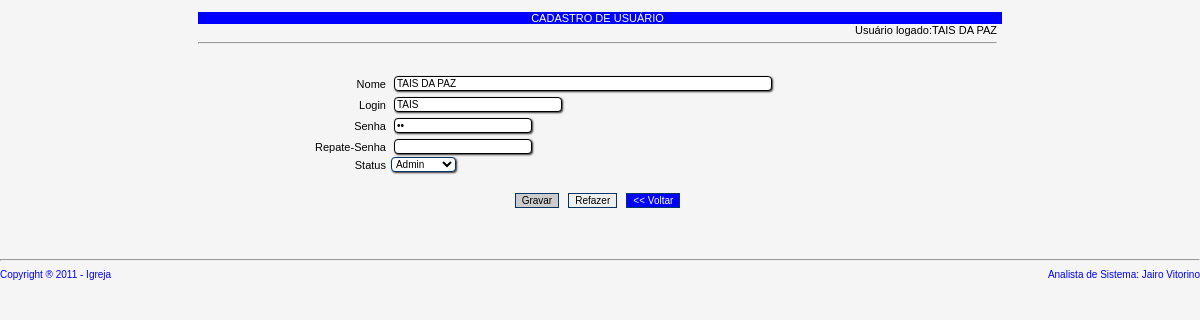
The app's page /usuario_alt.php (signed in) with its own data.
### tables this page shows
CREATE TABLE IF NOT EXISTS `usuarios` (
  `pk_usuario` int(11) NOT NULL AUTO_INCREMENT,
  `nm_usuario` varchar(50) NOT NULL,
  `nm_login` varchar(50) NOT NULL,
  `nm_senha` varchar(60) NOT NULL,
  `fk_status` int(11) NOT NULL DEFAULT '1',
  `nu_matricula` int(11) NOT NULL,
  `dt_cadastro` date NOT NULL,
  PRIMARY KEY (`pk_usuario`),
  KEY `fk_status` (`fk_status`)
);

CREATE TABLE IF NOT EXISTS `status` (
  `pk_status` int(11) NOT NULL AUTO_INCREMENT,
  `cl_status` varchar(1) NOT NULL,
  `nm_status` varchar(50) NOT NULL,
  PRIMARY KEY (`pk_status`)
);

### usuario_alt.php (the view, shortened to what this page needs)
<html>
<head>
</head>
<link rel="stylesheet" href="css/textos.css" type="text/css">
<link rel="stylesheet" href="css/filadelfia.css" type="text/css">
<link rel="stylesheet" href="css/estilo.css" type="text/css">
<body bgcolor="#F5F5F5" onLoad="javascript:caixas()">
<?php
$nm_usuario = $_SESSION["user"];
?>
<form name="form1" method="post" action="classes/interface.php" onSubmit="valida_dados(this)">
  <table width="67%" border="0" cellspacing="0" cellpadding="0" align="center">
  <tr>
      <td colspan="2" class="labelDireita">&nbsp;</td>
    </tr>
	<tr>
      <td colspan="6" class="labelCentro" bgcolor="#0000FF"><div align="center"><font color="#FFFFFF">CADASTRO
          DE USU&Aacute;RIO</font></div></td>
    </tr>
   <tr>
      <td colspan="2" class="labelDireita">Usu&aacute;rio logado:<?php echo $nm_usuario;?></td>
    </tr>
	<tr>
      <td colspan="2" class="labelDireita"><hr></td>
    </tr>
    <tr>
      <td colspan="2" class="labelCentro">&nbsp;</td>
    </tr>
    <tr>
      <td colspan="2" class="labelEsquerda">&nbsp;</div></font></td>
    </tr>
	 <?php
	$pk_usuario = $_SESSION["pk_usuario_session"];
	$sql = mysql_query("SELECT * FROM usuarios,status WHERE usuarios.fk_status = status.pk_status AND pk_usuario = ".$pk_usuario." ");
	$row = mysql_num_rows($sql);
	for ($z = 0; $z < $row; $z++){
	?>
    <tr>
      <td class="labelDireita">Nome</td>
      <td class="labelEsquerda"><input name="nm_usuario_cadastro" type="text" value="<?php echo mysql_result($sql, $z, "nm_usuario");?>" id="nm_usuario_cadastro" size="60" maxlength="50">
      </td>
    </tr>
    <tr>
      <td class="labelDireita">Login</td>
      <td class="labelEsquerda"><input name="nm_login" type="text" value="<?php echo mysql_result($sql, $z, "nm_login");?>" id="nm_login" size="25" maxlength="15"></td>
    </tr>
    <tr>
      <td width="24%" class="labelDireita">Senha</td>
      <td width="76%" class="labelEsquerda"><input name="nm_senha" type="password" id="nm_senha" value="<?php echo mysql_result($sql, $z, "nm_senha");?>" size="20" maxlength="50"></td>
    </tr>
    <tr>
      <td class="labelDireita">Repate-Senha</td>
      <td class="labelEsquerda"><input name="re_senha" type="password" id="re_senha" size="20" maxlength="50"></td>
    </tr>
    <tr>
      <td class="labelDireita">Status</td>
      <td class="labelEsquerda"><select name="fk_status" id="fk_status">
          <option value="<?php echo mysql_result($sql, $z, "fk_status");?>"><?php echo mysql_result($sql, $z, "nm_status");?></option>
        </select></td>
    </tr>
	<?php }?>
    <tr>
      <td>&nbsp;</td>
      <td><input name="alterarUsuario" type="hidden" id="alterarUsuario" value="alterarUsuario" >
        <input name="pk_usuario" type="hidden" id="pk_usuario" value="<?php echo $pk_usuario;?>" ></td>
    </tr>
    <tr>
      <td colspan="2" class="labelCentro"><input name="grava" type="submit" id="grava" value="Gravar">
        <input name="refaz" type="reset" id="refaz" value="Refazer">
        <input name="volta" type="button" id="volta" onClick="tpl('tpl.php')" value="&lt;&lt; Voltar">
      </td>
    </tr>
    <tr>
      <td colspan="2" class="labelCentro">&nbsp;</td>
    </tr>
    <tr>
      <td colspan="2" class="labelCentro">&nbsp;</td>
    </tr>
  </table>
</form>
</body>
<?php include "rodape/rodape.php";?>
</html>

### css/textos.css (style rules this page uses)
input[type=text] { border-radius:4px; -moz-border-radius:4px; -webkit-border-radius:4px; box-shadow: 1px 1px 2px #333333; -moz-box-shadow: 1px 1px 2px #333333; -webkit-box-shadow: 1px 1px 2px #333333; background: #ffffff; border:1px solid #000000 }
input[type=password] { border-radius:4px; -moz-border-radius:4px; -webkit-border-radius:4px; box-shadow: 1px 1px 2px #333333; -moz-box-shadow: 1px 1px 2px #333333; -webkit-box-shadow: 1px 1px 2px #333333; background: #ffffff; border:1px solid #000000 }
select { border-radius:4px; -moz-border-radius:4px; -webkit-border-radius:4px; box-shadow: 1px 1px 2px #333333; -moz-box-shadow: 1px 1px 2px #333333; -webkit-box-shadow: 1px 1px 2px #333333; background: #ffffff; border:1px solid #000000 }
input[type=submit] { background:#cccccc; color:#000000; }
input[type=button] { background:#0000FF; color:#ffffff; }

### css/filadelfia.css (style rules this page uses)
select { font-family: Arial, Helvetica, sans-serif; font-size: 10px; color: #000000; border: 1px solid #003366; }
.labelEsquerda { text-align: left; padding-right: 5px; font-family: Arial, Helvetica, sans-serif; font-size: 11px; color: #000000; }
.labelDireita { text-align: right; padding-right: 5px; font-family: Arial, Helvetica, sans-serif; font-size: 11px; color: #000000; }
.labelCentro { text-align: center; padding-right: 5px; font-family: Arial, Helvetica, sans-serif; font-size: 11px; color: #000000; }

### css/estilo.css (style rules this page uses)
body { margin-left: 0px; margin-top: 0px; margin-right: 0px; margin-bottom: 0px; SCROLLBAR-FACE-COLOR: #ffffff; SCROLLBAR-HIGHLIGHT-COLOR: #BDD5E7; SCROLLBAR-SHADOW-COLOR: #ffffff; SCROLLBAR-3DLIGHT-COLOR: #ffffff; SCROLLBAR-ARROW-COLOR: #335ec1; }
input { font-family: Arial, Helvetica, sans-serif; font-size: 10px; color: #000000; border: 1px solid #003366; margin: 3px; }

### records on screen
usuarios: nm_usuario_cadastro "TAIS DA PAZ", nm_login "TAIS", fk_status "Admin"

### other values on screen
$nm_usuario "TAIS DA PAZ"
